Frame 1 (no input): blank canvas, image omitted
Frame 60 (no input): blank canvas, image omitted
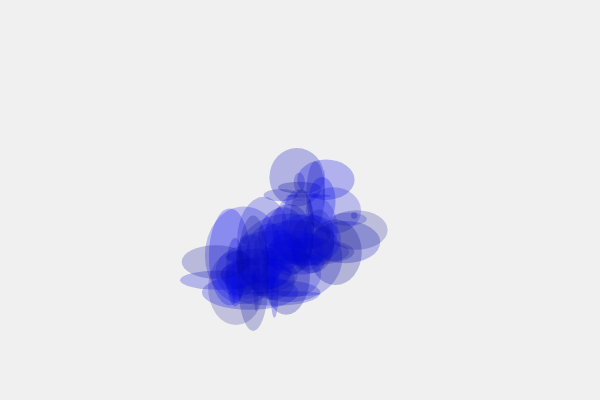
Frame 120 (the mouse pressed at the canvas centre since frame 60)

The p5.js sketch whose frames 1 and 60 were blank and that drew this single picture after the mouse press (run headless with seeded random() and noise() and a simulated clock; from frame 60 on, the mouse is pressed at the canvas centre):

// p5.js sketch
// ── sketch.js
  //setup our global variables
  let x
  let y
  let amt

function setup() {
  createCanvas(600, 400);
  
  //draw a background not be loop
  background(240);
}

function draw() {
  // pick a number to use as a range
  let range = frameCount % 120;
  
  //update new variables
  let xA=x+random(-amt,amt);
  let yA=y+random(-amt,amt);
  
  //get some random circle to combine a new Pattern;
  fill(0,5,random(128,255),random(50,70));
  noStroke();
  ellipse(x,y,random(-range,range),random(-range,range));
  
  //upadte the global variables
  x=xA;
  y=yA;
}

function mousePressed(){
  //when the mouse is clicked, the graphic starts to be generated
  x=mouseX;
  y=mouseY;
  amt=(2,20);
}
// ── style.css
html, body {
  margin: 0;
  padding: 0;
}

h1,p{
  width:100px;
  margin: 0 auto;
  text-align: center;
  padding-top: 50px;
}

canvas {
  display: block;
  width:800px;
  margin: 0 auto;
  text-align: center;
  padding-top: 100px;
}
